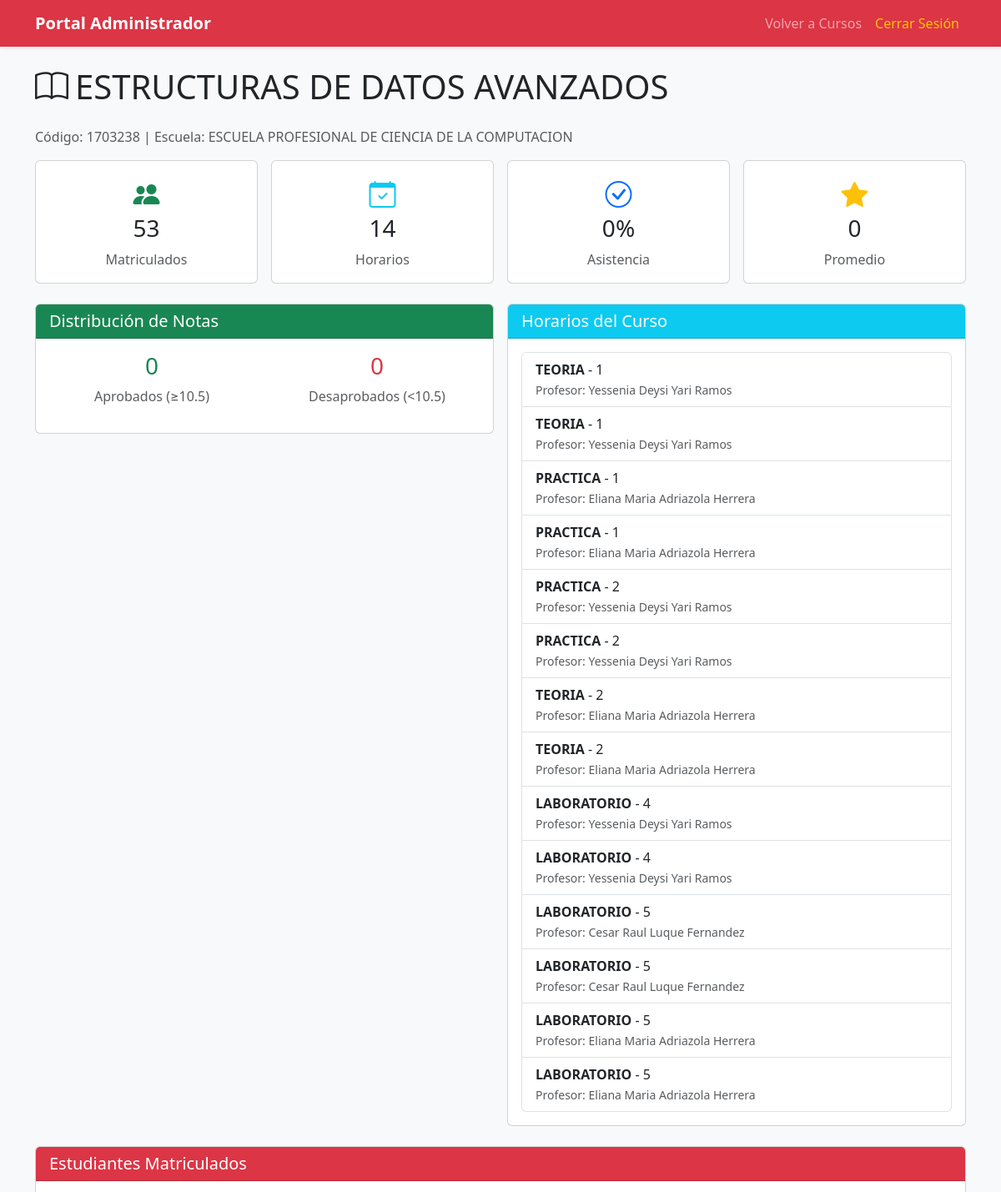
The page /administrador/estadisticas/cursos/1703238/ (signed in, upper part) on the database its author committed.
### app/models/curso/models.py (models this page shows, shortened)
class Curso(models.Model):
    codigo = models.CharField(max_length=20, unique=True, primary_key=True)
    nombre = models.CharField(max_length=200)
    descripcion = models.TextField(blank=True, null=True)
    creditos = models.IntegerField(default=3)
    horas_teoria = models.IntegerField(default=2)
    horas_practica = models.IntegerField(default=2)
    horas_laboratorio = models.IntegerField(default=0)
    semestre_recomendado = models.IntegerField(default=1)
    escuela = models.ForeignKey(
        Escuela,
        on_delete=models.PROTECT,
        related_name='cursos'
    )
    prerequisitos = models.ManyToManyField(
        'self',
        symmetrical=False,
        related_name='cursos_siguientes',
        blank=True
    )
    fecha_creacion = models.DateTimeField(auto_now_add=True)
    fecha_actualizacion = models.DateTimeField(auto_now=True)
    is_active = models.BooleanField(default=True)
    tiene_grupo_b = models.BooleanField(
        default=False,
        help_text='Si el curso tiene dos grupos (A y B)'
    )
    class Meta:
        db_table = 'curso'
        verbose_name = 'Curso'
        verbose_name_plural = 'Cursos'
        ordering = ['codigo']

### app/models/usuario/models.py (models this page shows, shortened)
class Escuela(models.Model):
    codigo = models.CharField(max_length=20, unique=True, primary_key=True)
    nombre = models.CharField(max_length=200)
    facultad = models.CharField(max_length=200, blank=True, null=True)
    descripcion = models.TextField(blank=True, null=True)
    is_active = models.BooleanField(default=True)
    class Meta:
        db_table = 'escuela'
        verbose_name = 'Escuela'
        verbose_name_plural = 'Escuelas'

class Profesor(models.Model):
    usuario = models.OneToOneField(
        Usuario,
        on_delete=models.CASCADE,
        primary_key=True,
        related_name='profesor'
    )
    tipo_profesor = models.ForeignKey(
        TipoProfesor,
        on_delete=models.PROTECT,
        related_name='profesores'
    )
    escuela = models.ForeignKey(
        Escuela,
        on_delete=models.PROTECT,
        related_name='profesores',
        null=True,
        blank=True
    )
    especialidad = models.CharField(max_length=200, blank=True, null=True)
    grado_academico = models.CharField(max_length=100, blank=True, null=True)
    cv_url = models.URLField(blank=True, null=True)
    class Meta:
        db_table = 'profesor'
        verbose_name = 'Profesor'
        verbose_name_plural = 'Profesores'

class Usuario(AbstractBaseUser, PermissionsMixin):
    codigo = models.CharField(max_length=20, unique=True, primary_key=True)
    nombres = models.CharField(max_length=100)
    apellidos = models.CharField(max_length=100)
    email = models.EmailField(unique=True, validators=[EmailValidator()])
    telefono = models.CharField(max_length=20, blank=True, null=True)
    dni = models.CharField(
        max_length=8,
        unique=True,
        validators=[RegexValidator(regex=r'^\d{8}$', message='DNI debe tener 8 dígitos')]
    )
    tipo_usuario = models.ForeignKey(
        TipoUsuario,
        on_delete=models.PROTECT,
        related_name='usuarios'
    )
    estado_cuenta = models.ForeignKey(
        EstadoCuenta,
        on_delete=models.PROTECT,
        related_name='usuarios',
        default='ACTIVO'
    )
    permisos_usuario = models.ManyToManyField(
        Permiso,
        related_name='usuarios',
        blank=True
    )
    fecha_registro = models.DateTimeField(auto_now_add=True)
    fecha_actualizacion = models.DateTimeField(auto_now=True)
    ultimo_acceso = models.DateTimeField(null=True, blank=True)
    direccion_ip_ultimo_acceso = models.GenericIPAddressField(null=True, blank=True)
    is_active = models.BooleanField(default=True)
    is_staff = models.BooleanField(default=False)
    is_superuser = models.BooleanField(default=False)
    objects = UsuarioManager()
    USERNAME_FIELD = 'email'
    REQUIRED_FIELDS = ['codigo', 'nombres', 'apellidos', 'dni']
    class Meta:
        db_table = 'usuario'
        verbose_name = 'Usuario'
        verbose_name_plural = 'Usuarios'
        ordering = ['apellidos', 'nombres']
    @property
    def nombre_completo(self):
        return f"{self.nombres} {self.apellidos}"

### app/models/horario/models.py (models this page shows, shortened)
class Horario(models.Model):
    DIAS_SEMANA = [
        (1, 'Lunes'),
        (2, 'Martes'),
        (3, 'Miércoles'),
        (4, 'Jueves'),
        (5, 'Viernes'),
        (6, 'Sábado'),
        (7, 'Domingo'),
    ]
    TIPO_CLASE = [
        ('TEORIA', 'Teoría'),
        ('PRACTICA', 'Práctica'),
        ('LABORATORIO', 'Laboratorio'),
        ('RESERVA', 'Reserva de Ambiente'),
    ]
    curso = models.ForeignKey(
        Curso,
        on_delete=models.CASCADE,
        related_name='horarios',
        null=True,
        blank=True
    )
    profesor = models.ForeignKey(
        Profesor,
        on_delete=models.SET_NULL,
        null=True,
        related_name='horarios'
    )
    ubicacion = models.ForeignKey(
        Ubicacion,
        on_delete=models.SET_NULL,
        null=True,
        related_name='horarios'
    )
    dia_semana = models.IntegerField(choices=DIAS_SEMANA)
    hora_inicio = models.TimeField()
    hora_fin = models.TimeField()
    tipo_clase = models.CharField(max_length=20, choices=TIPO_CLASE)
    periodo_academico = models.CharField(max_length=20)
    grupo = models.CharField(max_length=10, default='A')
    fecha_inicio = models.DateField()
    fecha_fin = models.DateField()
    is_active = models.BooleanField(default=True)
    observaciones = models.TextField(blank=True, null=True)
    es_reserva_extra = models.BooleanField(default=False)
    class Meta:
        db_table = 'horario'
        verbose_name = 'Horario'
        verbose_name_plural = 'Horarios'
        ordering = ['dia_semana', 'hora_inicio']

### app/models/usuario/admin_views.py (the view)
# urls.py: path('administrador/estadisticas/cursos/<str:codigo_curso>/', admin_views.estadisticas_curso_detalle, name='estadisticas_curso_detalle'),
@never_cache
@login_required
def estadisticas_curso_detalle(request, codigo_curso):
    if not hasattr(request.user, 'tipo_usuario'):
        messages.error(request, 'No tiene permisos para acceder a esta página.')
        return redirect('login')
    tipo = request.user.tipo_usuario.nombre
    if tipo != 'Administrador':
        messages.error(request, 'Solo administradores pueden ver estadísticas de cursos.')
        return redirect('login')
    from app.models.curso.models import Curso
    from app.models.matricula.models import Matricula
    from app.models.asistencia.models import Asistencia
    from app.models.evaluacion.models import Nota
    from app.models.horario.models import Horario
    from django.db.models import Avg, Count
    curso = get_object_or_404(Curso, codigo=codigo_curso)
    matriculados = Matricula.objects.filter(
        curso=curso,
        periodo_academico='2025-B',
        estado='MATRICULADO'
    ).select_related('estudiante__usuario')
    horarios = Horario.objects.filter(
        curso=curso,
        is_active=True
    ).select_related('profesor__usuario')
    total_asistencias = Asistencia.objects.filter(
        curso=curso
    ).count()
    asistencias_presentes = Asistencia.objects.filter(
        curso=curso,
        estado__nombre='Presente'
    ).count()
    porcentaje_asistencia = 0
    if total_asistencias > 0:
        porcentaje_asistencia = (asistencias_presentes / total_asistencias) * 100
    notas_curso = Nota.objects.filter(
        curso=curso
    )
    promedio_general = notas_curso.aggregate(promedio=Avg('valor'))['promedio'] or 0
    total_notas = notas_curso.count()
    aprobados = notas_curso.filter(valor__gte=10.5).count()
    desaprobados = notas_curso.filter(valor__lt=10.5).count()
    context = {
        'usuario': request.user,
        'curso': curso,
        'matriculados': matriculados,
        'total_matriculados': matriculados.count(),
        'horarios': horarios,
        'total_horarios': horarios.count(),
        'total_asistencias': total_asistencias,
        'asistencias_presentes': asistencias_presentes,
        'porcentaje_asistencia': round(porcentaje_asistencia, 2),
        'promedio_general': round(promedio_general, 2),
        'total_notas': total_notas,
        'aprobados': aprobados,
        'desaprobados': desaprobados,
    }
    return render(request, 'admin/estadisticas_curso_detalle.html', context)

### Templates/admin/estadisticas_curso_detalle.html (shortened to what this page needs)
<!doctype html>
<html lang="es">
<head>
    <link href="https://cdn.jsdelivr.net/npm/bootstrap@5.3.2/dist/css/bootstrap.min.css" rel="stylesheet">
    <link rel="stylesheet" href="https://cdn.jsdelivr.net/npm/bootstrap-icons@1.11.1/font/bootstrap-icons.css">
</head>
<body class="bg-light">
    <nav class="navbar navbar-expand-lg navbar-dark bg-danger shadow-sm">
        <div class="container">
            <a class="navbar-brand fw-bold" href="{% url 'admin_dashboard' %}">Portal Administrador</a>
            <div class="collapse navbar-collapse">
                <ul class="navbar-nav ms-auto">
                    <li class="nav-item"><a class="nav-link" href="{% url 'estadisticas_cursos' %}">Volver a Cursos</a></li>
                    <li class="nav-item"><a class="nav-link text-warning" href="{% url 'logout' %}">Cerrar Sesión</a></li>
                </ul>
            </div>
        </div>
    </nav>
    <main class="container mt-4 mb-5">
        <h1 class="mb-4"><i class="bi bi-book me-2"></i>{{ curso.nombre }}</h1>
        <p class="text-muted">Código: {{ curso.codigo }} | Escuela: {{ curso.escuela.nombre|default:"N/A" }}</p>
        <div class="row g-3 mb-4">
            <div class="col-md-3">
                <div class="card text-center">
                    <div class="card-body">
                        <i class="bi bi-people-fill fs-2 text-success"></i>
                        <h3>{{ total_matriculados }}</h3>
                        <p class="text-muted mb-0">Matriculados</p>
                    </div>
                </div>
            </div>
            <div class="col-md-3">
                <div class="card text-center">
                    <div class="card-body">
                        <i class="bi bi-calendar-check fs-2 text-info"></i>
                        <h3>{{ total_horarios }}</h3>
                        <p class="text-muted mb-0">Horarios</p>
                    </div>
                </div>
            </div>
            <div class="col-md-3">
                <div class="card text-center">
                    <div class="card-body">
                        <i class="bi bi-check-circle fs-2 text-primary"></i>
                        <h3>{{ porcentaje_asistencia }}%</h3>
                        <p class="text-muted mb-0">Asistencia</p>
                    </div>
                </div>
            </div>
            <div class="col-md-3">
                <div class="card text-center">
                    <div class="card-body">
                        <i class="bi bi-star-fill fs-2 text-warning"></i>
                        <h3>{{ promedio_general }}</h3>
                        <p class="text-muted mb-0">Promedio</p>
                    </div>
                </div>
            </div>
        </div>
        <div class="row g-3 mb-4">
            <div class="col-md-6">
                <div class="card">
                    <div class="card-header bg-success text-white">
                        <h5 class="mb-0">Distribución de Notas</h5>
                    </div>
                    <div class="card-body">
                        <div class="row text-center">
                            <div class="col-6">
                                <h3 class="text-success">{{ aprobados }}</h3>
                                <p class="text-muted">Aprobados (≥10.5)</p>
                            </div>
                            <div class="col-6">
                                <h3 class="text-danger">{{ desaprobados }}</h3>
                                <p class="text-muted">Desaprobados (&lt;10.5)</p>
                            </div>
                        </div>
                    </div>
                </div>
            </div>
            <div class="col-md-6">
                <div class="card">
                    <div class="card-header bg-info text-white">
                        <h5 class="mb-0">Horarios del Curso</h5>
                    </div>
                    <div class="card-body">
                        <ul class="list-group">
                            {% for horario in horarios %}
                            <li class="list-group-item">
                                <strong>{{ horario.tipo_clase }}</strong> - {{ horario.dia_semana }}
                                <br><small class="text-muted">Profesor: {{ horario.profesor.usuario.nombre_completo }}</small>
                            </li>
                            {% empty %}
                            <li class="list-group-item text-muted">No hay horarios asignados</li>
                            {% endfor %}
                        </ul>
                    </div>
                </div>
            </div>
        </div>
        <div class="card">
            <div class="card-header bg-danger text-white">
                <h5 class="mb-0">Estudiantes Matriculados</h5>
            </div>
            <div class="card-body">
            </div>
        </div>
    </main>
</body>
</html>

### rows shown on the page
Curso: nombre "ESTRUCTURAS DE DATOS AVANZADOS", codigo "1703238", escuela.nombre "ESCUELA PROFESIONAL DE CIENCIA DE LA COMPUTACION"
Horario: tipo_clase "TEORIA", dia_semana "1", profesor.usuario.nombre_completo "Yessenia Deysi Yari Ramos"
Horario: tipo_clase "TEORIA", dia_semana "1", profesor.usuario.nombre_completo "Yessenia Deysi Yari Ramos"
Horario: tipo_clase "PRACTICA", dia_semana "1", profesor.usuario.nombre_completo "Eliana Maria Adriazola Herrera"
Horario: tipo_clase "PRACTICA", dia_semana "1", profesor.usuario.nombre_completo "Eliana Maria Adriazola Herrera"
Horario: tipo_clase "PRACTICA", dia_semana "2", profesor.usuario.nombre_completo "Yessenia Deysi Yari Ramos"
Horario: tipo_clase "PRACTICA", dia_semana "2", profesor.usuario.nombre_completo "Yessenia Deysi Yari Ramos"
Horario: tipo_clase "TEORIA", dia_semana "2", profesor.usuario.nombre_completo "Eliana Maria Adriazola Herrera"
Horario: tipo_clase "TEORIA", dia_semana "2", profesor.usuario.nombre_completo "Eliana Maria Adriazola Herrera"
Horario: tipo_clase "LABORATORIO", dia_semana "4", profesor.usuario.nombre_completo "Yessenia Deysi Yari Ramos"
Horario: tipo_clase "LABORATORIO", dia_semana "4", profesor.usuario.nombre_completo "Yessenia Deysi Yari Ramos"
Horario: tipo_clase "LABORATORIO", dia_semana "5", profesor.usuario.nombre_completo "Cesar Raul Luque Fernandez"
Horario: tipo_clase "LABORATORIO", dia_semana "5", profesor.usuario.nombre_completo "Cesar Raul Luque Fernandez"
Horario: tipo_clase "LABORATORIO", dia_semana "5", profesor.usuario.nombre_completo "Eliana Maria Adriazola Herrera"
Horario: tipo_clase "LABORATORIO", dia_semana "5", profesor.usuario.nombre_completo "Eliana Maria Adriazola Herrera"

### other values the page prints
{{ total_matriculados }} "53"
{{ total_horarios }} "14"
{{ porcentaje_asistencia }} "0"
{{ promedio_general }} "0"
{{ aprobados }} "0"
{{ desaprobados }} "0"
